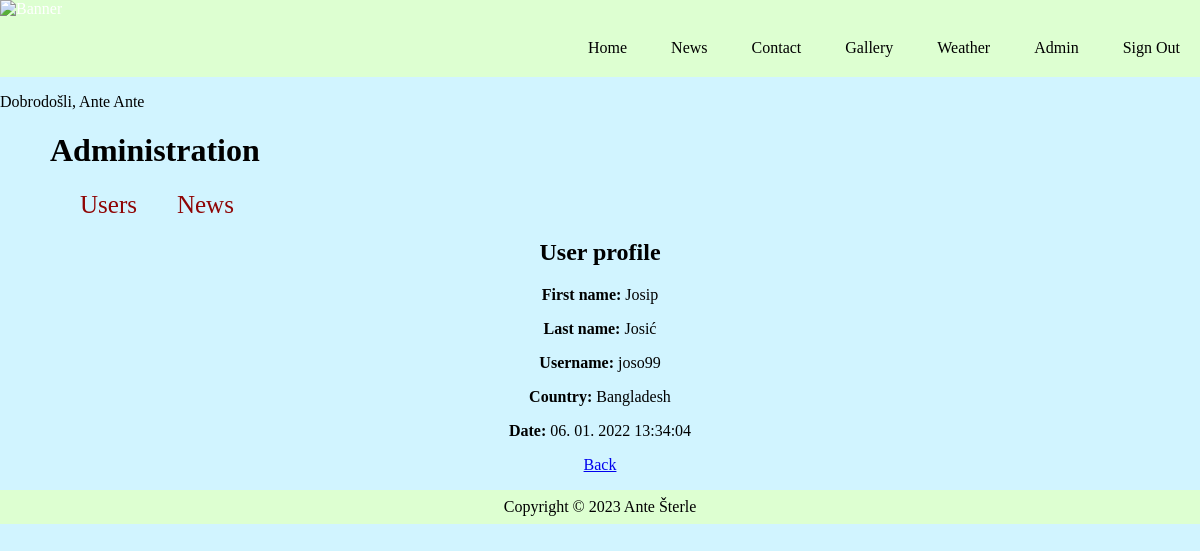
Screenshot of /index.php?menu=6&action=1&id=3 (signed in) with the database file from the repository.
### tables this page shows
CREATE TABLE `users` (
  `id` int(11) NOT NULL,
  `firstname` varchar(255) NOT NULL,
  `lastname` varchar(255) NOT NULL,
  `email` varchar(255) NOT NULL,
  `username` varchar(255) NOT NULL,
  `password` varchar(255) NOT NULL,
  `country` char(2) NOT NULL,
  `date` timestamp NOT NULL DEFAULT current_timestamp() ON UPDATE current_timestamp(),
  `archive` enum('Y','N') NOT NULL DEFAULT 'Y',
  `role` int(1) NOT NULL DEFAULT 3
);

CREATE TABLE `countries` (
  `id` int(11) NOT NULL,
  `country_code` varchar(2) NOT NULL,
  `country_name` varchar(50) NOT NULL
);

### function.php (called while the page is built)
<?php
	function pickerDateToMysql($pickerDate){
		$date = DateTime::createFromFormat('Y-m-d H:i:s', $pickerDate);
		return $date->format('d. m. Y H:i:s');
	}
?>

### admin_users.php (the view, shortened to what this page needs)
<?php
	if (isset($_GET['id']) && $_GET['id'] != '') {
		$query  = "SELECT * FROM users";
		$query .= " WHERE id=".$_GET['id'];
		$result = @mysqli_query($MySQL, $query);
		$row = @mysqli_fetch_array($result);
		print '
		<h2>User profile</h2>
		<p><b>First name:</b> ' . $row['firstname'] . '</p>
		<p><b>Last name:</b> ' . $row['lastname'] . '</p>
		<p><b>Username:</b> ' . $row['username'] . '</p>';
		$_query  = "SELECT * FROM countries";
		$_query .= " WHERE country_code='" . $row['country'] . "'";
		$_result = @mysqli_query($MySQL, $_query);
		$_row = @mysqli_fetch_array($_result);
		print '
		<p><b>Country:</b> ' .$_row['country_name'] . '</p>
		<p><b>Date:</b> ' . pickerDateToMysql($row['date']) . '</p>
		<p><a href="index.php?menu='.$menu.'&amp;action='.$action.'">Back</a></p>';
	}
?>

### style.css (style rules this page uses)
body { margin: 0px; font-family: "Times New Roman", serif; background-color: #D1F4FF; }
#admin h2 { text-align: center; }
#admin p { text-align: center; }

### rows the page displays
users: firstname "Josip", lastname "Josić", username "joso99", date "06. 01. 2022 13:34:04"
countries: country_name "Bangladesh"

### other values shown
$_SESSION['message'] "Dobrodošli, Ante Ante"
